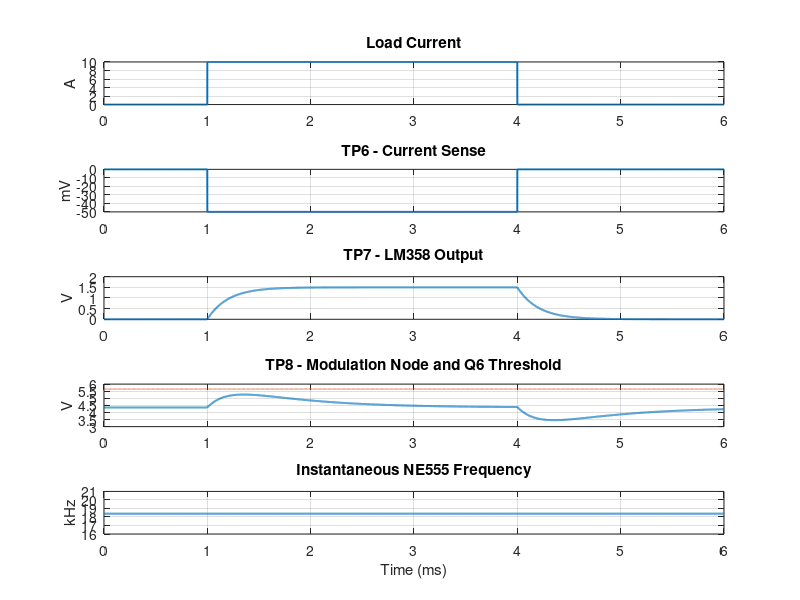
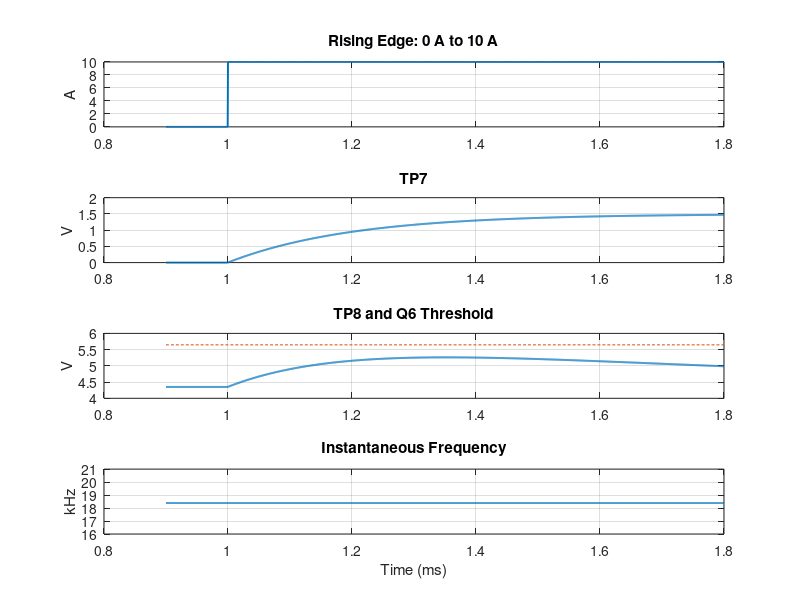
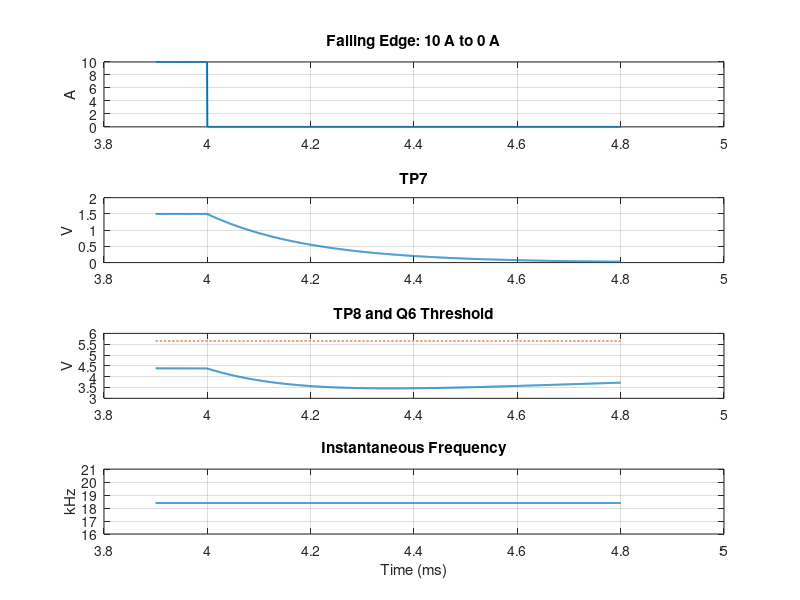
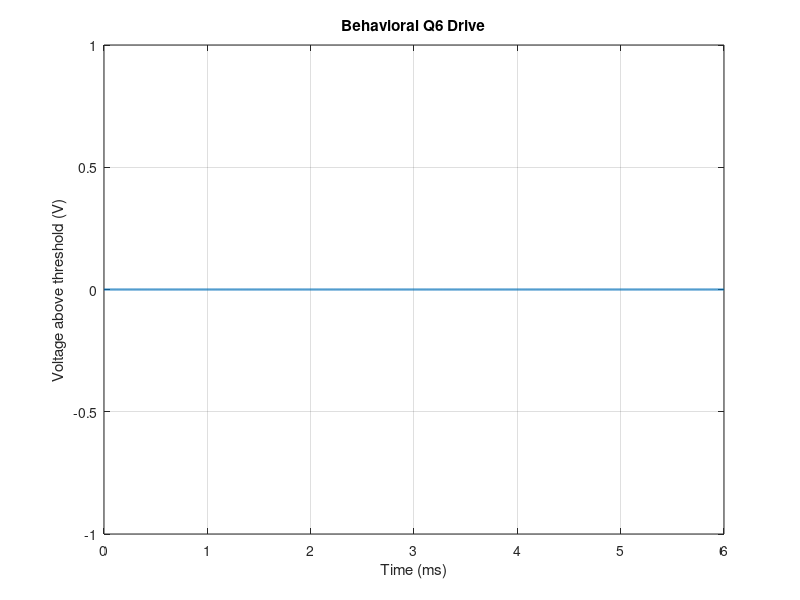

Recreate these plots in MATLAB, in order. (Note: this script raises an error after producing the figures.)
%% NE555 Current-Sense Model - VERSION 2.3
% MATLAB Online exportgraphics version
%
% Purpose:
%   Re-run the Version 2 fast-current-step model and save all plots using
%   exportgraphics(), which is generally more reliable in MATLAB Online.
%
% Electrical assumptions are intentionally unchanged from Versions 2.1/2.2:
%   - VCC = 5 V
%   - R-sense = 5 mOhm
%   - Load current step = 0 A -> 10 A -> 0 A
%   - LM358 gain ~= 30
%   - TP8 behavioral bias ~= 4.35 V
%   - BC558 turn-on threshold approximation ~= 5.65 V
%   - Nominal NE555 frequency ~= 18.39 kHz
%
% IMPORTANT:
%   This remains a behavioral engineering model.
%   The purpose of Version 2.3 is mainly to solve the MATLAB Online
%   graphics/export problem while keeping the same electrical calculation.

clear;
clc;
close all force;

%% 1. Simulation settings
VCC  = 5.0;
dt   = 0.5e-6;      % 0.5 us
Tsim = 6e-3;        % 6 ms
t    = 0:dt:Tsim;
N    = numel(t);

%% 2. Circuit parameters
Rsense = 5e-3;      % 5 mOhm

R38 = 1e3;
R37 = 10e3;
R36 = 330e3;
C30 = 220e-9;

R35 = 330e3;
R34 = 24e3;
C29 = 2e-9;

R32 = 10;
R33 = 5e3;
R29 = 1e3;
C27 = 10e-9;

Vf_D31 = 0.60;      % Approx. 1N914 forward drop
VCEsat = 0.10;      % Approx. 555 discharge-transistor saturation

Npri = 80;
Nsec = 100;
turns_ratio = Nsec/Npri;

%% 3. Derived values
A_LM358 = R36/(R38+R37);

Rth_C30   = 1/(1/R38 + 1/R37);
tau_sense = Rth_C30*C30;
fc_sense  = 1/(2*pi*tau_sense);

tau_mod = (R35+R34)*C29;
fc_mod  = 1/(2*pi*tau_mod);

RA = R32 + R33;
RB = R29;

VTL = VCC/3;
VTH = 2*VCC/3;

Vcharge_inf = VCC - Vf_D31;

t_charge = RA*C27 * log((Vcharge_inf-VTL)/(Vcharge_inf-VTH));
t_discharge = RB*C27 * log((VTH-VCEsat)/(VTL-VCEsat));

T555_nom = t_charge + t_discharge;
f555_nom = 1/T555_nom;
duty_nom = t_charge/T555_nom;

%% 4. Fast current-step profile
% 0 A from 0 to 1 ms
% 10 A from 1 to 4 ms
% 0 A after 4 ms
Iload = zeros(size(t));
Iload(t >= 1e-3 & t < 4e-3) = 10;

%% 5. TP6 - R-sense voltage
% Polarity chosen for the inverting LM358 model.
TP6 = -Iload*Rsense;

%% 6. TP7 - LM358 output
TP7_target = -A_LM358*TP6;

TP7 = zeros(size(t));
alpha_sense = dt/(tau_sense+dt);

for k = 2:N
    TP7(k) = TP7(k-1) + alpha_sense*(TP7_target(k)-TP7(k-1));
end

% Approximate LM358 output range on 5-V supply
TP7 = min(max(TP7,0),3.5);

%% 7. TP8 - behavioral transient modulation node
Vbias_TP8 = 4.35;

TP7_lp_mod = zeros(size(t));
alpha_mod = dt/(tau_mod+dt);

for k = 2:N
    TP7_lp_mod(k) = TP7_lp_mod(k-1) + ...
                    alpha_mod*(TP7(k)-TP7_lp_mod(k-1));
end

HP_mod = TP7 - TP7_lp_mod;

Kmod_node = 1.0;     % no artificial gain increase
TP8 = Vbias_TP8 + Kmod_node*HP_mod;

TP8 = min(max(TP8,0),6.5);

%% 8. Q6 threshold and behavioral drive
VBE_PNP = 0.65;
VQ6_on  = VCC + VBE_PNP;      % approx. 5.65 V

Q6_drive = max(TP8 - VQ6_on,0);

%% 9. Instantaneous frequency
Kf = 5e3;                     % Hz/V behavioral sensitivity

f_inst = f555_nom + Kf*Q6_drive;
f_inst = min(max(f_inst,5e3),40e3);

%% 10. Variable-frequency NE555 phase
phase = zeros(size(t));

for k = 2:N
    phase(k) = phase(k-1) + 2*pi*f_inst(k)*dt;
end

phase01 = mod(phase,2*pi)/(2*pi);

%% 11. TP10 - NE555 output
TP10 = VCC*(phase01 < duty_nom);

%% 12. TP9 - NE555 discharge node
TP9 = VCC*ones(size(t));
TP9(phase01 >= duty_nom) = VCEsat;

%% 13. TP11 / TP12 - primary-drive signals
TP12 = TP10;
TP11 = VCC - TP10;

%% 14. TP13 / TP14 - transformer secondary
Vpri_diff = TP12 - TP11;
Vsec_diff = turns_ratio*Vpri_diff;

% Floating secondary represented with a virtual midpoint for visualization
TP13 = +0.5*Vsec_diff;
TP14 = -0.5*Vsec_diff;

f_OUT = TP13 - TP14;

%% 15. Console summary
fprintf('\nVERSION 2.3 - EXPORTGRAPHICS VERSION\n');
fprintf('LM358 gain                  : %.2f V/V\n',A_LM358);
fprintf('Current-sense tau           : %.1f us\n',tau_sense*1e6);
fprintf('Current-sense fc            : %.1f Hz\n',fc_sense);
fprintf('Modulation-path tau         : %.1f us\n',tau_mod*1e6);
fprintf('Modulation-path fc          : %.1f Hz\n',fc_mod);
fprintf('Nominal NE555 frequency     : %.3f kHz\n',f555_nom/1e3);

fprintf('\n--- RESULTS ---\n');
fprintf('TP6 range                   : %.1f to %.1f mV\n',min(TP6)*1e3,max(TP6)*1e3);
fprintf('TP7 range                   : %.3f to %.3f V\n',min(TP7),max(TP7));
fprintf('TP8 range                   : %.3f to %.3f V\n',min(TP8),max(TP8));
fprintf('Q6 threshold                : %.3f V\n',VQ6_on);
fprintf('Maximum Q6 drive            : %.3f V\n',max(Q6_drive));
fprintf('Frequency range             : %.3f to %.3f kHz\n', ...
        min(f_inst)/1e3,max(f_inst)/1e3);

if max(TP8) > VQ6_on
    fprintf('\nRESULT: TP8 crosses the Q6 threshold.\n');
    fprintf('Frequency modulation is expected in this model.\n');
else
    fprintf('\nRESULT: TP8 does NOT cross the Q6 threshold.\n');
    fprintf('Q6 remains OFF in this behavioral model.\n');
    fprintf('The NE555 frequency therefore remains nominal.\n');
end

%% 16. FIGURE 1 - Analog and control path
fig1 = figure('Visible','off','Color','w');

subplot(5,1,1);
plot(t*1e3,Iload,'LineWidth',1.4);
grid on;
ylabel('A');
title('Load Current');

subplot(5,1,2);
plot(t*1e3,TP6*1e3,'LineWidth',1.4);
grid on;
ylabel('mV');
title('TP6 - Current Sense');

subplot(5,1,3);
plot(t*1e3,TP7,'LineWidth',1.4);
grid on;
ylabel('V');
title('TP7 - LM358 Output');

subplot(5,1,4);
plot(t*1e3,TP8,'LineWidth',1.4);
hold on;
plot(t*1e3,VQ6_on*ones(size(t)),'--','LineWidth',1.0);
grid on;
ylabel('V');
title('TP8 - Modulation Node and Q6 Threshold');

subplot(5,1,5);
plot(t*1e3,f_inst/1e3,'LineWidth',1.4);
grid on;
ylabel('kHz');
xlabel('Time (ms)');
title('Instantaneous NE555 Frequency');

exportgraphics(fig1,'V2_3_01_Analog_Control.png','Resolution',180);
close(fig1);

%% 17. FIGURE 2 - Rising-edge detail
z1 = t >= 0.90e-3 & t <= 1.80e-3;

fig2 = figure('Visible','off','Color','w');

subplot(4,1,1);
plot(t(z1)*1e3,Iload(z1),'LineWidth',1.4);
grid on;
ylabel('A');
title('Rising Edge: 0 A to 10 A');

subplot(4,1,2);
plot(t(z1)*1e3,TP7(z1),'LineWidth',1.4);
grid on;
ylabel('V');
title('TP7');

subplot(4,1,3);
plot(t(z1)*1e3,TP8(z1),'LineWidth',1.4);
hold on;
plot(t(z1)*1e3,VQ6_on*ones(1,sum(z1)),'--','LineWidth',1.0);
grid on;
ylabel('V');
title('TP8 and Q6 Threshold');

subplot(4,1,4);
plot(t(z1)*1e3,f_inst(z1)/1e3,'LineWidth',1.4);
grid on;
ylabel('kHz');
xlabel('Time (ms)');
title('Instantaneous Frequency');

exportgraphics(fig2,'V2_3_02_Rising_Edge.png','Resolution',180);
close(fig2);

%% 18. FIGURE 3 - Falling-edge detail
z2 = t >= 3.90e-3 & t <= 4.80e-3;

fig3 = figure('Visible','off','Color','w');

subplot(4,1,1);
plot(t(z2)*1e3,Iload(z2),'LineWidth',1.4);
grid on;
ylabel('A');
title('Falling Edge: 10 A to 0 A');

subplot(4,1,2);
plot(t(z2)*1e3,TP7(z2),'LineWidth',1.4);
grid on;
ylabel('V');
title('TP7');

subplot(4,1,3);
plot(t(z2)*1e3,TP8(z2),'LineWidth',1.4);
hold on;
plot(t(z2)*1e3,VQ6_on*ones(1,sum(z2)),'--','LineWidth',1.0);
grid on;
ylabel('V');
title('TP8 and Q6 Threshold');

subplot(4,1,4);
plot(t(z2)*1e3,f_inst(z2)/1e3,'LineWidth',1.4);
grid on;
ylabel('kHz');
xlabel('Time (ms)');
title('Instantaneous Frequency');

exportgraphics(fig3,'V2_3_03_Falling_Edge.png','Resolution',180);
close(fig3);

%% 19. FIGURE 4 - Q6 drive
fig4 = figure('Visible','off','Color','w');

plot(t*1e3,Q6_drive,'LineWidth',1.5);
grid on;
xlabel('Time (ms)');
ylabel('Voltage above threshold (V)');
title('Behavioral Q6 Drive');

exportgraphics(fig4,'V2_3_04_Q6_Drive.png','Resolution',180);
close(fig4);

%% 20. FIGURE 5 - Fast digital test points
zo = t >= 1.20e-3 & t <= 1.60e-3;

fig5 = figure('Visible','off','Color','w');

subplot(4,2,1);
plot(t(zo)*1e3,TP9(zo),'LineWidth',1.1);
grid on;
title('TP9');
ylabel('V');

subplot(4,2,2);
plot(t(zo)*1e3,TP10(zo),'LineWidth',1.1);
grid on;
title('TP10');
ylabel('V');

subplot(4,2,3);
plot(t(zo)*1e3,TP11(zo),'LineWidth',1.1);
grid on;
title('TP11');
ylabel('V');

subplot(4,2,4);
plot(t(zo)*1e3,TP12(zo),'LineWidth',1.1);
grid on;
title('TP12');
ylabel('V');

subplot(4,2,5);
plot(t(zo)*1e3,TP13(zo),'LineWidth',1.1);
grid on;
title('TP13');
ylabel('V');

subplot(4,2,6);
plot(t(zo)*1e3,TP14(zo),'LineWidth',1.1);
grid on;
title('TP14');
ylabel('V');

subplot(4,2,[7 8]);
plot(t(zo)*1e3,f_OUT(zo),'LineWidth',1.1);
grid on;
title('Differential f-OUT = TP13 - TP14');
ylabel('V');
xlabel('Time (ms)');

exportgraphics(fig5,'V2_3_05_Digital_Test_Points.png','Resolution',180);
close(fig5);

%% 21. FIGURE 6 - All test points overview
fig6 = figure('Visible','off','Color','w');

subplot(5,2,1);
plot(t*1e3,TP6*1e3,'LineWidth',1.1);
grid on;
title('TP6');
ylabel('mV');

subplot(5,2,2);
plot(t*1e3,TP7,'LineWidth',1.1);
grid on;
title('TP7');
ylabel('V');

subplot(5,2,3);
plot(t*1e3,TP8,'LineWidth',1.1);
hold on;
plot(t*1e3,VQ6_on*ones(size(t)),'--','LineWidth',0.8);
grid on;
title('TP8');
ylabel('V');

subplot(5,2,4);
plot(t(zo)*1e3,TP9(zo),'LineWidth',1.0);
grid on;
title('TP9');
ylabel('V');

subplot(5,2,5);
plot(t(zo)*1e3,TP10(zo),'LineWidth',1.0);
grid on;
title('TP10');
ylabel('V');

subplot(5,2,6);
plot(t(zo)*1e3,TP11(zo),'LineWidth',1.0);
grid on;
title('TP11');
ylabel('V');

subplot(5,2,7);
plot(t(zo)*1e3,TP12(zo),'LineWidth',1.0);
grid on;
title('TP12');
ylabel('V');

subplot(5,2,8);
plot(t(zo)*1e3,TP13(zo),'LineWidth',1.0);
grid on;
title('TP13');
ylabel('V');

subplot(5,2,9);
plot(t(zo)*1e3,TP14(zo),'LineWidth',1.0);
grid on;
title('TP14');
ylabel('V');
xlabel('Time (ms)');

subplot(5,2,10);
plot(t(zo)*1e3,f_OUT(zo),'LineWidth',1.0);
grid on;
title('TP13 - TP14');
ylabel('V');
xlabel('Time (ms)');

exportgraphics(fig6,'V2_3_06_All_Test_Points.png','Resolution',180);
close(fig6);

%% 22. Save numeric data to CSV
T = table(t(:),Iload(:),TP6(:),TP7(:),TP8(:),TP9(:),TP10(:), ...
          TP11(:),TP12(:),TP13(:),TP14(:),f_OUT(:),f_inst(:), ...
          'VariableNames',{'Time_s','Iload_A','TP6_V','TP7_V','TP8_V', ...
          'TP9_V','TP10_V','TP11_V','TP12_V','TP13_V','TP14_V', ...
          'fOUT_V','Frequency_Hz'});

writetable(T,'V2_3_Simulation_Data.csv');

%% 23. Final message
fprintf('\nFiles created in MATLAB Drive / Current Folder:\n');
fprintf('  V2_3_01_Analog_Control.png\n');
fprintf('  V2_3_02_Rising_Edge.png\n');
fprintf('  V2_3_03_Falling_Edge.png\n');
fprintf('  V2_3_04_Q6_Drive.png\n');
fprintf('  V2_3_05_Digital_Test_Points.png\n');
fprintf('  V2_3_06_All_Test_Points.png\n');
fprintf('  V2_3_Simulation_Data.csv\n');

fprintf('\nOpen the PNG files directly from the Files panel.\n');
fprintf('The script intentionally creates no interactive figure windows.\n');
